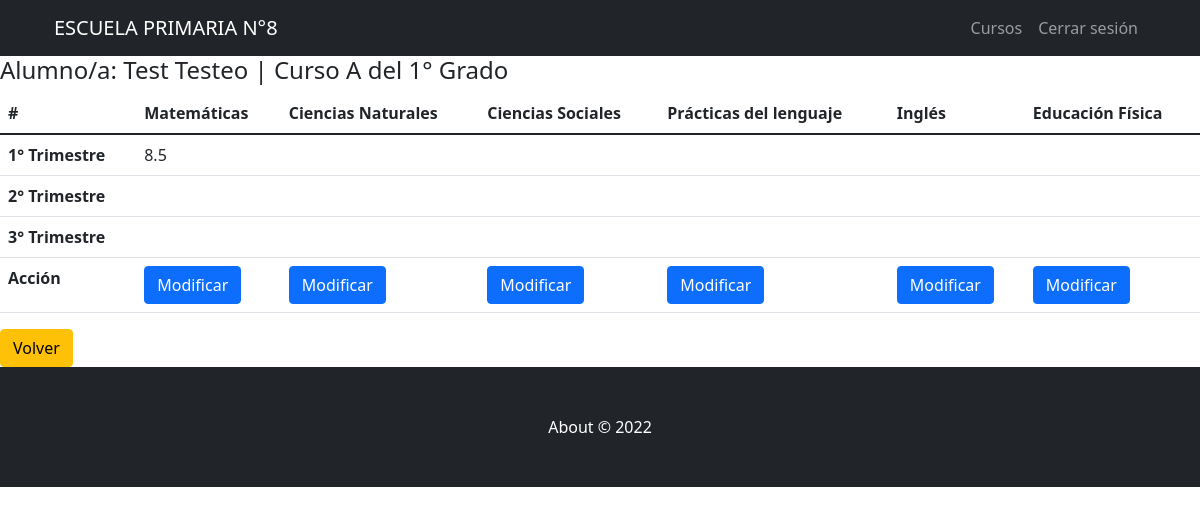
/AppZero/notas/13 (signed in), run on the app's committed database.
### AppZero/models.py (models this page shows, shortened)
class Alumno(models.Model):
    nombre=models.CharField(max_length=40)
    apellido=models.CharField(max_length=40)
    DNI = models.IntegerField()
    direccion=models.CharField(max_length=60, blank=True, null=True)
    telefono=models.IntegerField(blank=True, null=True)
    email=models.EmailField(blank=True, null=True)
    calificaciones = models.OneToOneField('Calificacion', null=True, on_delete=models.CASCADE, related_name='+' )
    curso = models.ForeignKey(Curso, on_delete=models.CASCADE)

class Curso(models.Model):
    grado = models.ForeignKey(Grado, on_delete=models.CASCADE, null=True)
    division=models.CharField(max_length=1)
    def __str__(self):
        return f'Curso {self.division} del {self.grado}'

class Grado(models.Model):
    grado=models.CharField(max_length=1)
    def __str__(self):
        return f'{self.grado}° Grado'

class Calificacion(models.Model):
    matematicas = models.OneToOneField(Nota, on_delete=models.CASCADE, related_name='+', null=True)
    cienciasnaturales = models.OneToOneField(Nota, on_delete=models.CASCADE, related_name='+', null=True)
    cienciassociales = models.OneToOneField(Nota, on_delete=models.CASCADE, related_name='+', null=True)
    practlenguaje = models.OneToOneField(Nota, on_delete=models.CASCADE, related_name='+', null=True)
    ingles = models.OneToOneField(Nota, on_delete=models.CASCADE, related_name='+', null=True)
    educacionfisica = models.OneToOneField(Nota, on_delete=models.CASCADE, related_name='+', null=True)

class Nota(models.Model):
    C1 = models.FloatField(null=True, blank=True)
    C2 = models.FloatField(null=True, blank=True)
    C3 = models.FloatField(null=True, blank=True)

### Usuarios/decorators.py (the view)
        def wrapper_func(request, *args, **kwargs):
            if (request.user.userprofile.cargo in cargo_permitido) or (request.user.userprofile.cargo == 'Director'):
                return view_func(request, *args, **kwargs)
            else:
                return redirect('Inicio')

### AppZero/views.py (called while the page is built)
@login_required(login_url='Login')
@personal_permitido(cargo_permitido=['Preceptor', 'Docente'])
def VerNotas(request, id):
    alumno = Alumno.objects.get(id=id)
    return render(request, "AppZero/Notas/notas_list.html", {'alumno': alumno})

### AppZero/Templates/AppZero/Notas/notas_list.html
{% extends "AppZero/padre.html" %}
{% load static %}
{% block contenidoAdicional %}
<h4>Alumno/a: {{alumno.nombre}} {{alumno.apellido}} | {{alumno.curso}}</h4>
        <table class="table">
            <thead>
                <tr>
                    <th scope="col">#</th>
                    <th scope="col">Matemáticas</th>
                    <th scope="col">Ciencias Naturales</th>
                    <th scope="col">Ciencias Sociales</th>
                    <th scope="col">Prácticas del lenguaje</th>
                    <th scope="col">Inglés</th>
                    <th scope="col">Educación Física</th>
                    </tr>
            </thead>
            <tbody>
            <tr>
                <th scope="row">1° Trimestre</th>
                {% if alumno.calificaciones.matematicas.C1 %}
                <td>{{alumno.calificaciones.matematicas.C1}}</td>
                {% else %}
                <td></td>
                {% endif %}
                {% if alumno.calificaciones.cienciasnaturales.C1 %}
                <td>{{alumno.calificaciones.cienciasnaturales.C1}}</td>
                {% else %}
                <td></td>
                {% endif %}
                {% if alumno.calificaciones.cienciassociales.C1 %}
                <td>{{alumno.calificaciones.cienciassociales.C1}}</td>
                {% else %}
                <td></td>
                {% endif %}
                {% if alumno.calificaciones.practlenguaje.C1 %}
                <td>{{alumno.calificaciones.practlenguaje.C1}}</td>
                {% else %}
                <td></td>
                {% endif %}
                {% if alumno.calificaciones.ingles.C1 %}
                <td>{{alumno.calificaciones.ingles.C1}}</td>
                {% else %}
                <td></td>
                {% endif %}
                {% if alumno.calificaciones.educacionfisica.C1 %}
                <td>{{alumno.calificaciones.educacionfisica.C1}}</td>
                {% else %}
                <td></td>
                {% endif %}
            </tr>
            <tr>
                <th scope="row">2° Trimestre</th>
                {% if alumno.calificaciones.matematicas.C2 %}
                <td>{{alumno.calificaciones.matematicas.C2}}</td>
                {% else %}
                <td></td>
                {% endif %}
                {% if alumno.calificaciones.cienciasnaturales.C2 %}
                <td>{{alumno.calificaciones.cienciasnaturales.C2}}</td>
                {% else %}
                <td></td>
                {% endif %}
                {% if alumno.calificaciones.cienciassociales.C2 %}
                <td>{{alumno.calificaciones.cienciassociales.C2}}</td>
                {% else %}
                <td></td>
                {% endif %}
                {% if alumno.calificaciones.practlenguaje.C2 %}
                <td>{{alumno.calificaciones.practlenguaje.C2}}</td>
                {% else %}
                <td></td>
                {% endif %}
                {% if alumno.calificaciones.ingles.C2 %}
                <td>{{alumno.calificaciones.ingles.C2}}</td>
                {% else %}
                <td></td>
                {% endif %}
                {% if alumno.calificaciones.educacionfisica.C2 %}
                <td>{{alumno.calificaciones.educacionfisica.C2}}</td>
                {% else %}
                <td></td>
                {% endif %}
            </tr>
            <tr>
                <th scope="row">3° Trimestre</th>
                {% if alumno.calificaciones.matematicas.C3 %}
                <td>{{alumno.calificaciones.matematicas.C3}}</td>
                {% else %}
                <td></td>
                {% endif %}
                {% if alumno.calificaciones.cienciasnaturales.C3 %}
                <td>{{alumno.calificaciones.cienciasnaturales.C3}}</td>
                {% else %}
                <td></td>
                {% endif %}
                {% if alumno.calificaciones.cienciassociales.C3 %}
                <td>{{alumno.calificaciones.cienciassociales.C3}}</td>
                {% else %}
                <td></td>
                {% endif %}
                {% if alumno.calificaciones.practlenguaje.C3 %}
                <td>{{alumno.calificaciones.practlenguaje.C3}}</td>
                {% else %}
                <td></td>
                {% endif %}
                {% if alumno.calificaciones.ingles.C3 %}
                <td>{{alumno.calificaciones.ingles.C3}}</td>
                {% else %}
                <td></td>
                {% endif %}
                {% if alumno.calificaciones.educacionfisica.C3 %}
                <td>{{alumno.calificaciones.educacionfisica.C3}}</td>
                {% else %}
                <td></td>
                {% endif %}
            </tr>
            <tr>
                <th scope="row">Acción</th>
                <td><a class='btn btn-primary' href="{% url 'ModNota' alumno.id 'm' %}">Modificar</a></td>
                <td><a class='btn btn-primary' href="{% url 'ModNota' alumno.id 'cn' %}">Modificar</a></td>
                <td><a class='btn btn-primary' href="{% url 'ModNota' alumno.id 'cs' %}">Modificar</a></td>
                <td><a class='btn btn-primary' href="{% url 'ModNota' alumno.id 'pl' %}">Modificar</a></td>
                <td><a class='btn btn-primary' href="{% url 'ModNota' alumno.id 'i' %}">Modificar</a></td>
                <td><a class='btn btn-primary' href="{% url 'ModNota' alumno.id 'ef' %}">Modificar</a></td>
            </tr>
            </tbody>
        </table>
        <a class="btn btn-warning" href="{% url 'VerGrados' %}">Volver</a>
{% endblock %}

### data on the page
Alumno: nombre "Test", apellido "Testeo", curso "Curso A del 1° Grado", calificaciones.matematicas.C1 "8.5"
